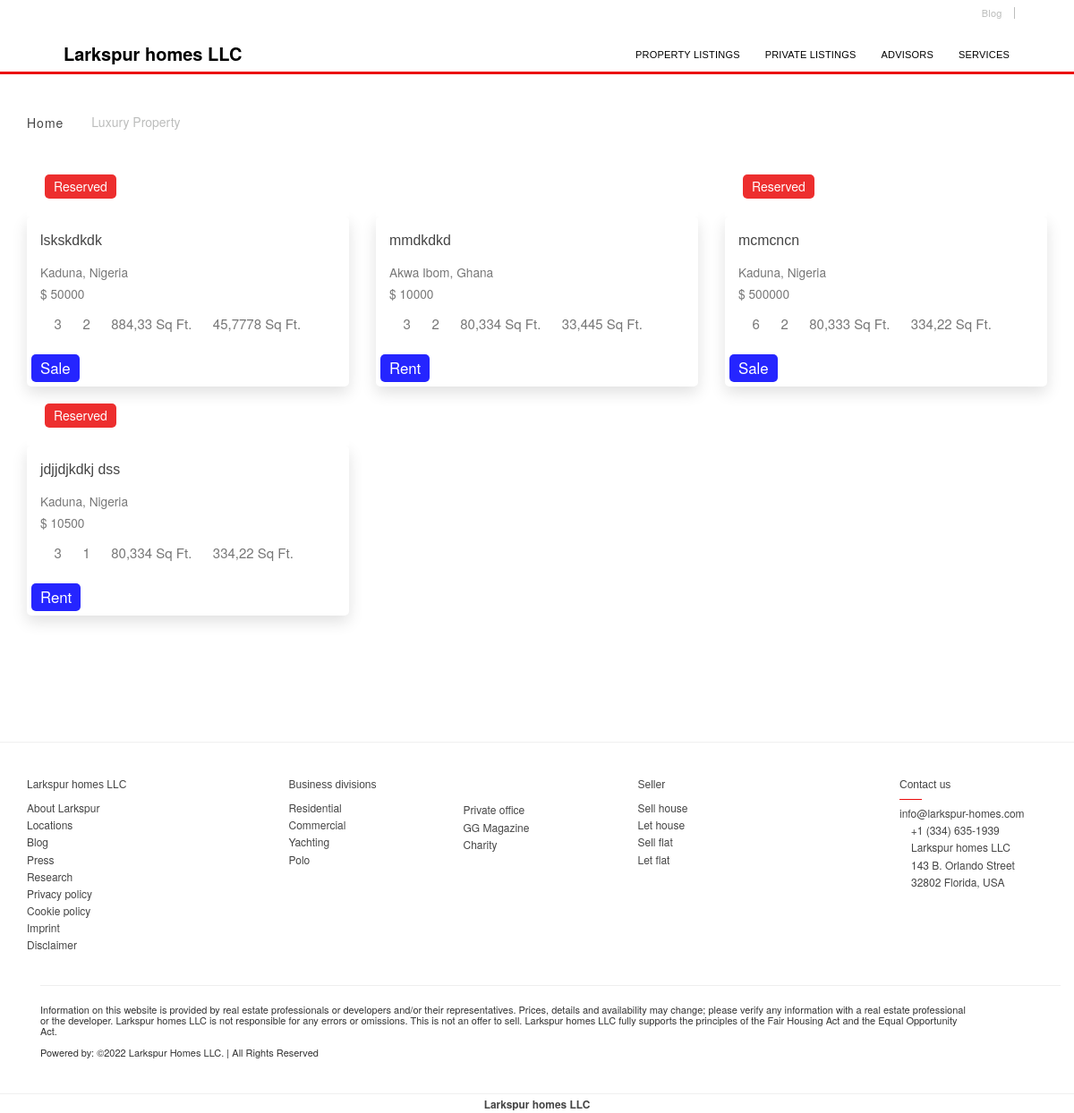
/properties/, run on an earlier commit of the app's database.
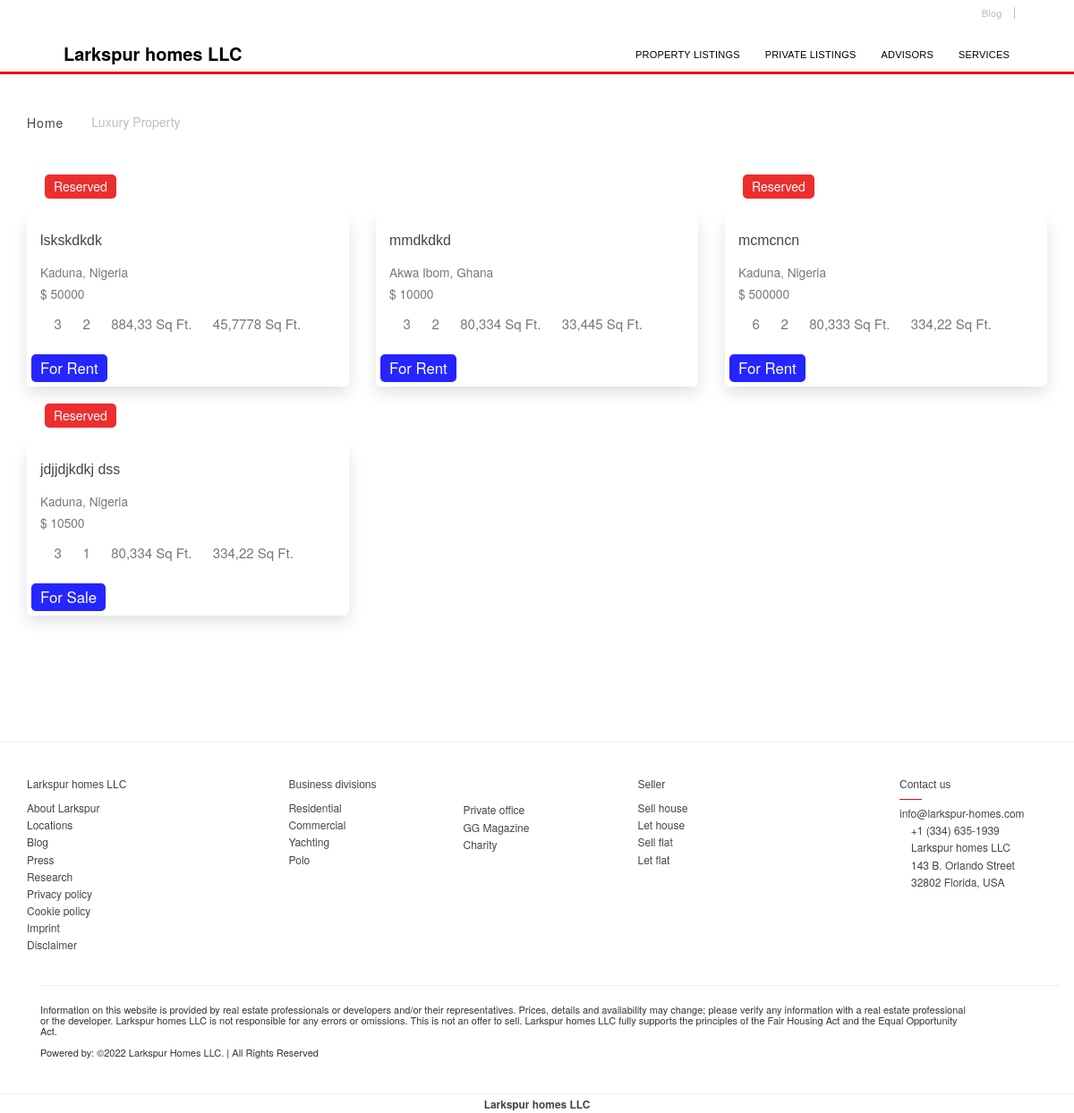
And on a later commit of the database.
### core/models.py (models this page shows, shortened)
class Property(models.Model):
    title = models.CharField(max_length=100)
    slug = models.SlugField(max_length=100, unique=True)
    country = models.CharField(max_length=20)
    state = models.CharField(max_length=20)
    photo_main = models.ImageField(upload_to='photos/%Y/%m/%d/')
    photo_1 = models.ImageField(upload_to='photos/%Y/%m/%d/', blank=True)
    photo_2 = models.ImageField(upload_to='photos/%Y/%m/%d/', blank=True)
    photo_3 = models.ImageField(upload_to='photos/%Y/%m/%d/', blank=True)
    photo_4 = models.ImageField(upload_to='photos/%Y/%m/%d/', blank=True)
    photo_5 = models.ImageField(upload_to='photos/%Y/%m/%d/', blank=True)
    status = models.CharField(choices=Status, default= "For Sale", max_length=10)
    description = models.TextField(null=True, blank=True)
    price = models.CharField(max_length=20)
    number_of_bedroom = models.IntegerField(null=True, blank=True)
    number_of_bathroom = models.IntegerField(null=True, blank=True)
    living_area = models.CharField(max_length=20, null=True, blank=True)
    lot_size = models.CharField(max_length=20, null=True, blank=True)
    available = models.BooleanField(default=True)
    reserved = models.BooleanField(default=False)
    class Meta:
        verbose_name_plural = "Property Listings"
    def get_absolute_url(self):
        return reverse('core:property', args=[self.slug])

### core/views.py (the view)
# urls.py: path('properties/', views.properties, name='properties'),
def properties(request):
    properties  = Property.objects.filter(available=True)
    template_name = 'properties.html'
    return render(request, template_name, {'properties': properties})

### templates/properties.html (shortened to what this page needs)
{% load static %}
<!DOCTYPE html>
<html lang='en' prefix='og: http://ogp.me/ns#' xmlns='http://www.w3.org/1999/xhtml'>
<head itemscope itemtype='http://schema.org/WebSite'>
        <link rel="stylesheet" media="all" href="{% static 'css/style.css' %}" data-turbolinks-track="true" />
    <link rel="stylesheet" href="{% static 'css/subStyle.css' %}">
</head>
<body class='stretched no-transition' data-lang='en'>
    <header class='header-top-message white' data-sticky-class='white' data-sticky-offset='0' id='header'>
        <div id='header-wrap' style='border-bottom-color: #eb0a0a;'>
            <div class='container clearfix primary-menu'>
                <div id='logo'>
                    <a class="standard-logo" href="{% url 'core:home' %}">
                        Larkspur homes LLC
                    </a>
                </div>
                <nav class='menu-ev' id='primary-menu'>
                    <ul class='en' id='main-menu'>
                        <li class=''>
                            <a href="{% url 'core:properties' %}">Property Listings</a>
                        </li>
                        <li class=''>
                            <a href="{% url 'core:private_listings' %}">Private listings</a>
                        </li>
                        <li class=''>
                            <a href="{% url 'core:advisors' %}">Advisors</a>
                        </li>
                        <li class='menu-last'>
                            <a href="{% url 'core:services' %}">Services</a>
                        </li>
                    </ul>
                    <ul class='en' id='top-menu' style='float:right;'>
                        <li><a target="_blank" href="{% url 'core:blog' %}">Blog</a></li>
                        <li class='menu-icon space'>
                            <a data-target="#globalPreferences" data-toggle="modal"
                                aria-label="Open global preferences modal" href="#globalPreferences">
                                <div class='ev-icon-globe'></div>
                            </a>
                        </li>
                    </ul>
                </nav>
            </div>
        </div>
    </header>
        <section id='content'>
            <section class='section content nomargin nopadding clearfix fix-size' id='properties'>
                <div class='container clearfix results-container main-search-rp'>
                    <div ca-observable-container='' id='search-properties-result'>
                        <div aria-label='Breadcrumbs' class='search-breadcumbs med hidden-sm hidden-xs' role='region'>
                            <li class='contrast-gray'>
                                <a href="{% url 'core:home' %}">Home</a>
                                <span aria-hidden='true' class='icon-angle-right'></span>
                            </li>
                            <li class='contrast-gray'>
                                Luxury Property
                            </li>
                        </div>
                        <div class='row d-flex align-items-center clearfix bottommargin-sm'>
                            <div class='col-xs-12 col-sm-6 col-md-9 tleft center-mobile'>
                            </div>
                            <div class='col-xs-12 col-sm-6 col-md-3 tright center-mobile padding-sm'>
                            </div>
                        </div>
                        <div class='row clearfix' id='search-results'>
                            {% for property in properties %}
                            <div ca-onload='trackPrintProperty' ca-prop-app='Showcase' ca-prop-area-unit='acre'
                                ca-prop-currency='USD' ca-prop-language='en' ca-prop-listing-address='95 Charles Street'
                                ca-prop-listing-city='New York' ca-prop-listing-country='US'
                                ca-prop-listing-cover-image-url="{% static 'images/upload/v1661430810/jdpao9qtnvur0qoybbs0.jpg' %}"
                                ca-prop-listing-customer-id='57' ca-prop-listing-customer='Engel &amp; Völkers'
                                ca-prop-listing-id='["pxs:457993"]' ca-prop-listing-logo-development-url=''
                                ca-prop-listing-mls-number='' ca-prop-listing-owner-id='57'
                                ca-prop-listing-owner='Engel &amp; Völkers' ca-prop-listing-postcode='10014'
                                ca-prop-listing-price-usd='13999500.0' ca-prop-listing-report-cover-url=''
                                ca-prop-listing-state='New York' ca-prop-listing-status='active'
                                ca-prop-listing-title="Elegant Townhouse in Manhattan's Historic West Village"
                                ca-prop-listing-types='["New Build / New Construction", "Metropolitan", "21st Century Architecture"]'
                                ca-prop-page-type='Luxury Search' ca-prop-print-position='8' ca-prop-print-type='Search'
                                ca-prop-search-criteria='[]' ca-prop-seller-email='paul.gavriani@engelvoelkers.com'
                                ca-prop-seller-id='["pxs:757850"]' ca-prop-seller-name='Paul Gavriani'
                                ca-prop-seller-status='Active' class='col-md-4 col-sm-6 col-xs-12 property-card'>
                                <div class='property-tag card-position' style='background-color: blue; border-color: blue; font-size: larger;'>{{ property.status }}</div>
                                <a href="{{property.get_absolute_url}}">
                                    <div aria-label='Property' class='wrap' role='region'>
                                        <div class='card_img'><img class="main-photo" alt=""
                                        </div>
                                        {% if property.reserved == True %}
                                        <div class='property-tag card-position' style='background-color: #eb0a0a; border-color: #eb0a0a'>
                                            Reserved
                                        </div>
                                        {% else %}
                                        <div>
                                        </div>
                                        {% endif %}
                                    </div>
                                    <div class='info'>
                                        <div class='main'>
                                            <div class='description'>{{ property.title }}</div>
                                            <div class='location'>{{property.state }}, {{property.country}}</div>
                                            <div class='price regular'>$ {{ property.price}}</div>
                                            <div class='icons'>
                                                <i class='ev-icon ev-icon-beds'></i>
                                                <div class='icon-desc'>{{ property.number_of_bedroom }}</div>
                                                <i class='ev-icon ev-icon-bathrooms'></i>
                                                <div class='icon-desc'>{{ property.number_of_bathroom }}</div>
                                                <i class='ev-icon ev-icon-living-area'></i>
                                                <div class='icon-desc'>{{ property.living_area }} Sq Ft.</div>
                                                <i class='ev-icon ev-icon-lotsize'></i>
                                                <div class='icon-desc'>{{ property.lot_size }} Sq Ft.</div>
                                            </div>
                                        </div>
                                    </div>
                                </a>
                            </div>
                            {% endfor %}
                        </div>
                    </div>
                </div>
            </section>
        </section>
        <footer class='ev-footer nomargin noborder' id='footer'>
            <div id='copyrights'>
                <div class='container copyright-links footer'>
                    <div class='row clearfix footer-menu'>
                        <div id='footer-menu'>
                            <div class='col-md-2 col-sm-2 col-xs-12 center-mobile'>
                                <p> Larkspur homes LLC</p>
                                <ul class='center-mobile'>
                                    <li><a target="_blank" href="#">About Larkspur </a></li>
                                    <li><a target="_blank" href="#">Locations</a></li>
                                    <li><a target="_blank" href="#">Blog</a></li>
                                    <li><a target="_blank" href="">Press</a></li>
                                    <li><a target="_blank" href="#">Research</a></li>
                                    <li><a aria-label="Privacy Policy" target="_blank" href="/privacy-policy">Privacy
                                            policy</a></li>
                                    <li><a aria-label="Cookie Policy" target="_blank" href="/cookie-policy">Cookie
                                            policy</a></li>
                                    <li><a target="_blank" href="/imprint">Imprint</a></li>
                                    <li><a target="_blank" href="/disclaimer"><span class="translation_missing"
                                                title="translation missing: en.disclaimer">Disclaimer</span></a></li>
                                </ul>
                            </div>
                            <div class='col-md-2 col-sm-2 col-xs-12 col-md-offset-1 center-mobile'>
                                <p>Business divisions</p>
                                <ul class='center-mobile'>
                                    <li><a target="_blank" href="">Residential</a></li>
                                    <li><a target="_blank" href="">Commercial</a></li>
                                    <li><a target="_blank" href="">Yachting</a></li>
                                    <li><a target="_blank" href="">Polo</a></li>
                                </ul>
                            </div>
                            <div class='col-md-2 col-sm-2 col-xs-2 hidden-xs center-mobile no-title'>
                                <ul class='center-mobile'>
                                    <li><a target="_blank" href="">Private office</a></li>
                                    <li><a target="_blank" href="">GG Magazine</a></li>
                                    <li><a target="_blank" href="">Charity</a></li>
                                </ul>
                            </div>
                            <div class='col-md-2 col-sm-2 col-xs-12 center-mobile'>
                                <p>Seller</p>
                                <ul class='center-mobile'>
                                    <li><a target="_blank" href="">Sell house</a></li>
                                    <li><a target="_blank" href="">Let house</a></li>
                                    <li><a target="_blank" href="">Sell flat</a></li>
                                    <li><a target="_blank" href="">Let flat</a></li>
                                </ul>
                            </div>
                        </div>
                        <div class='col-md-2 col-sm-2 col-xs-12 col-md-offset-1 center-mobile contact-col'>
                            <p>Contact us</p>
                            <div class='title-line' style='border-bottom-color: #eb0a0a'></div>
                            <ul class='contact-info center-mobile'>
                                <li>
                                    info@larkspur-homes.com
                                </li>
                                <br>
                                <li>
                                    <i class='ev-icon-phone'></i>
                                    <a target="_blank" class="telephone" href="tel:+13346351939">+1 (334) 635-1939</a>
                                </li>
                                <li class='address'> Larkspur homes LLC</li>
                                <li class='address'>143 B. Orlando Street</li>
                                <li class='address'>32802 Florida, USA</li>
                            </ul>
                        </div>
                    </div>
                    <div class='row-fluid'>
                        <div class='container'>
                            <div class='row-fluid'>
                                <hr>
                                <div class='fair-housing-ev'>
                                    <div class='fair-housing-ev' id='rights-reserved'>
                                        Information on this website is provided by real estate professionals or
                                        developers and/or their representatives. Prices, details and availability may
                                        change; please verify any information with a real estate professional or the
                                        developer. Larkspur homes LLC
                                        is not responsible for any errors or omissions. This is not an offer to sell.
                                        Larkspur homes LLC fully supports the principles of the Fair Housing Act and
                                        the Equal Opportunity Act.
                                        <br /><br /> <a href="https://www.collabratechnology.com/enterprise"
                                            target="_blank">Powered by: ©2022 Larkspur Homes LLC. | All Rights
                                            Reserved</a>
                                    </div>
                                </div>
                            </div>
                        </div>
                    </div>
                </div>
            </div>
            <div id='footer-logo'>
                <small><b> Larkspur homes LLC</b></small>
            </div>
        </footer>
</body>
</html>

### static/css/subStyle.css (style rules this page uses)
:root { --Hcolor: #eb0a0a; }
a { color: var(--Hcolor); }
li>a { color: var(--Hcolor); }

### templates/properties.html (style rules this page uses)
:root { --Hcolor: #eb0a0a; }

What changed in the data, as far as the page shows it:
changed Property "lskskdkdk": status "Sale" → "For Rent"
changed Property "mmdkdkd": status "Rent" → "For Rent"
changed Property "mcmcncn": status "Sale" → "For Rent"
changed Property "jdjjdjkdkj dss": status "Rent" → "For Sale"
